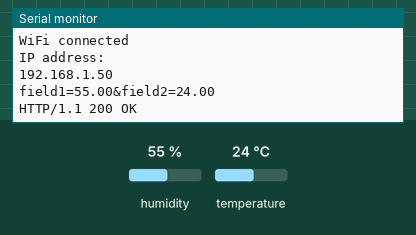
A sketch run on a simulated ESP8266 (Wemos D1 mini). On the bench: the last lines printed to the serial monitor. Inputs (shaded band) come from the test bench; at power-on: humidity 55 %, temperature 24 °C. WiFi joins after 1.5 s; servers stay silent unless stated; web services answer with replies made up by the test bench.

Above: at 18.0 s.
18.1 s: humidity set to 22 %
At 21.97 s:
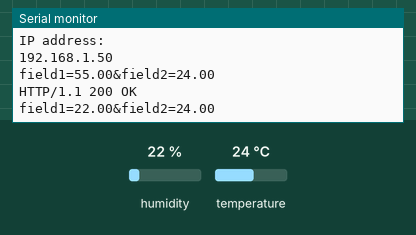
34.4 s: temperature set to 12 °C
At 43.0 s:
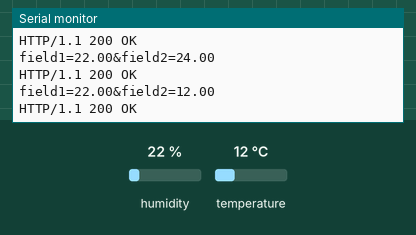
50.7 s: humidity set to 40 %
At 63.2 s:
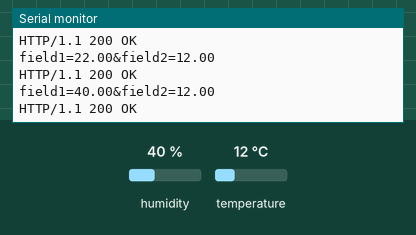
Timing chart, 0 to 64.7 s (numbered marks = the images above; inputs shaded):
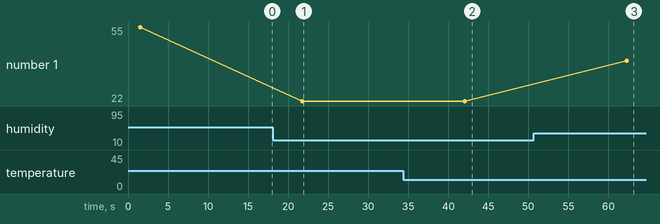

The sketch:

wifi.thingspeak.v01.ino
```cpp
// (licence header left out)
#include <ESP8266WiFi.h>
#include "DHT.h"

#define DHTPIN_0 D5     // what pin we're connected to
#define DHTTYPE_0 DHT22   // DHT 22  (AM2302)

DHT dht_0(DHTPIN_0, DHTTYPE_0);

//WiFi information
const char* ssid = "NETGEAR18";
const char* password = "FamilyJADE";

// ThingSpeak Settings
String APIKey = "H3OJHBYHU101EFYU";             // enter your channel's Write API Key
const int updateThingSpeakInterval = 20 * 1000; // 20 second interval at which to update ThingSpeak

// function prototypes
void connectWiFi();

// setup the start
void setup() {
  Serial.begin(115200);
  delay(10);

  dht_0.begin();

}

//the looping script
void loop() {
  //confirm the wifi is still connected
  if (WiFi.status() != WL_CONNECTED) {
    connectWiFi();
  }

  //define the strings of sensor values
  float h = dht_0.readHumidity();
  float t = dht_0.readTemperature();

  // Check if any reads failed and exit early (to try again).
  if (isnan(h) || isnan(t)) {
    Serial.println("Failed to read from DHT sensor!");
    return;
  }

  String S1 = String(h);
  String S2 = String(t);
  String postData = ("field1=" + S1 + "&field2=" + S2);
  Serial.println(postData);

  // Update ThingSpeak
  WiFiClient client; // use WiFiClient class to create TCP connections
  if (client.connect("api.thingspeak.com", 80)) {
    client.print("POST /update HTTP/1.1\n");
    client.print("Host: api.thingspeak.com\n");
    client.print("Connection: close\n");
    client.print("X-THINGSPEAKAPIKEY: " + APIKey + "\n");
    client.print("Content-Type: application/x-www-form-urlencoded\n");
    client.print("Content-Length: ");
    client.print(postData.length());
    client.print("\n\n");
    client.print(postData);
    String line = client.readStringUntil('\r');   // read all the lines of the reply from server and print them to Serial
    Serial.println(line);
  }
  client.stop();

  delay(updateThingSpeakInterval); // delay by the interval defined

}

//section to start the WIFI
void connectWiFi() {
  Serial.println();
  Serial.print("Connecting to ");
  Serial.println(ssid);

  WiFi.begin(ssid, password);

  while (WiFi.status() != WL_CONNECTED) {
    delay(500);
    Serial.print(".");
  }

  Serial.println("");
  Serial.println("WiFi connected");
  Serial.println("IP address: ");
  Serial.println(WiFi.localIP());
  Serial.println();
}
```

Measured:
- after the input at 18.1 s, the serial monitor: prints a new line after 3.7 s (image 1)
- after the input at 34.4 s, the serial monitor: prints a new line after 7.7 s (image 2)
- after the input at 50.7 s, the serial monitor: prints a new line after 11.6 s (image 3)
- plotted number 1: 55 → 22 after the input at 18.1 s, 22 → 40 after the input at 50.7 s
